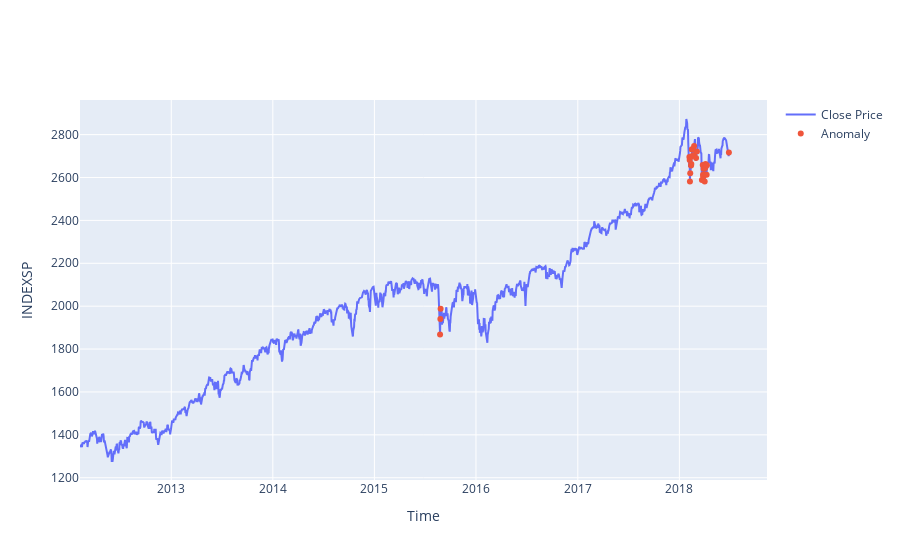

Notebook code for this chart:
### Code cell
fig = go.Figure()
fig.add_trace(go.Scatter(x=test[time_steps:]['date'],y=scalar.inverse_transform(test[time_steps:]['close']),mode='lines',name='Close Price'))
fig.add_trace(go.Scatter(x=anomalies['date'],y=scalar.inverse_transform(anomalies['close']),mode='markers',name='Anomaly'))
fig.update_layout(xaxis_title='Time',yaxis_title='INDEXSP',showlegend=True)
fig.show()

### Figure 1 — Plotly figure (JSON) as saved in the notebook; plotly's stock layout.template omitted (floating-point values rounded to 4 significant figures; data arrays with more than 128 entries replaced by an {"elided": "..."} marker saying what was removed)
{"data": [{"mode": "lines", "name": "Close Price", "type": "scatter", "x": {"elided": "1609 str values"}, "y": {"elided": "1609 float values"}}, {"mode": "markers", "name": "Anomaly", "type": "scatter", "x": ["2015-08-25T00:00:00", "2015-08-26T00:00:00", "2015-08-27T00:00:00", "2018-02-06T00:00:00", "2018-02-07T00:00:00", "2018-02-08T00:00:00", "2018-02-09T00:00:00", "2018-02-12T00:00:00", "2018-02-13T00:00:00", "2018-02-14T00:00:00", "2018-02-15T00:00:00", "2018-02-16T00:00:00", "2018-02-22T00:00:00", "2018-02-23T00:00:00", "2018-03-02T00:00:00", "2018-03-05T00:00:00", "2018-03-23T00:00:00", "2018-03-26T00:00:00", "2018-03-27T00:00:00", "2018-03-28T00:00:00", "2018-03-29T00:00:00", "2018-04-02T00:00:00", "2018-04-03T00:00:00", "2018-04-04T00:00:00", "2018-04-05T00:00:00", "2018-04-09T00:00:00", "2018-04-10T00:00:00", "2018-06-28T00:00:00"], "y": [1868.0, 1941.0, 1988.0, 2695.0, 2682.0, 2581, 2620.0, 2656, 2663.0, 2699.0, 2731.0, 2732.0, 2704.0, 2747.0, 2691.0, 2721.0, 2588.0, 2659.0, 2613.0, 2605.0, 2641.0, 2582.0, 2614.0, 2645.0, 2663.0, 2613.0, 2657.0, 2716.0]}], "layout": {"showlegend": true, "xaxis": {"title": {"text": "Time"}}, "yaxis": {"title": {"text": "INDEXSP"}}}}
